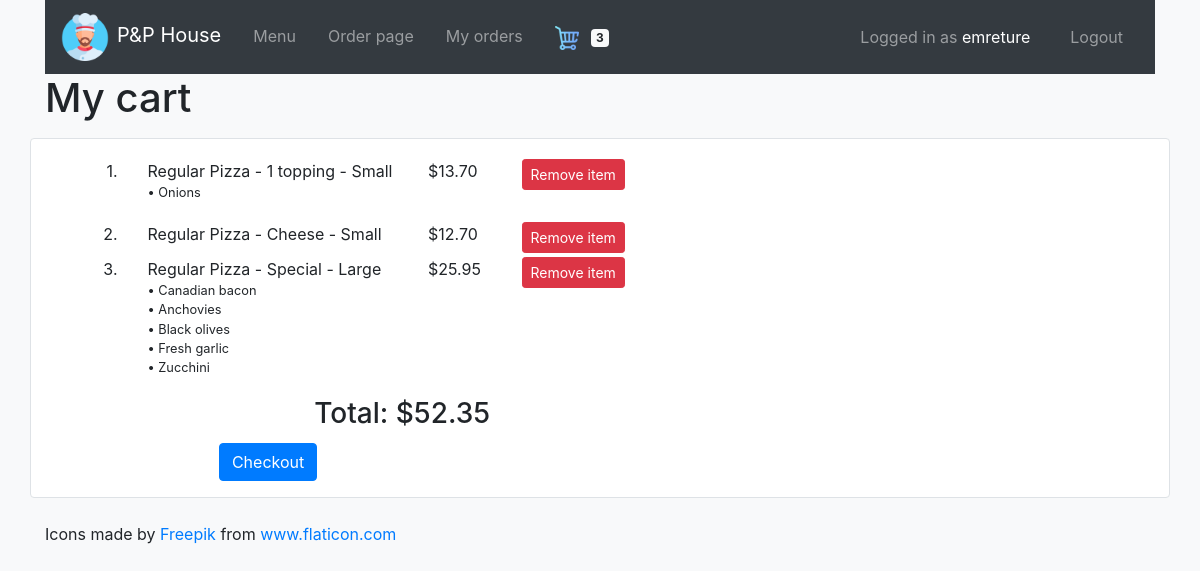
The app's page /cart/ (signed in), older data.
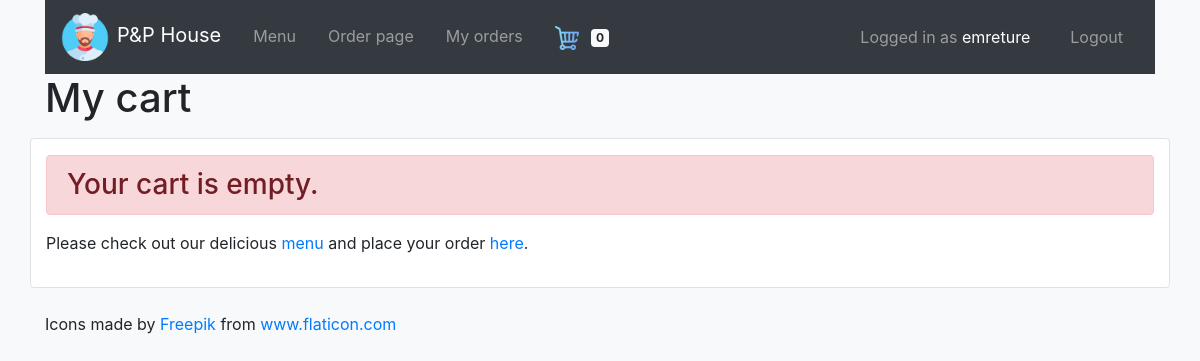
The same page, newer data.
### orders/models.py (models this page shows, shortened)
class Cart(models.Model):
    user = models.ForeignKey(User, on_delete=models.DO_NOTHING, related_name="user")
    menu_item = models.ForeignKey(MenuItem, on_delete=models.DO_NOTHING, related_name="menu_item")
    toppings = models.ManyToManyField(Topping, blank=True, related_name="toppings")
    sub_additions = models.ManyToManyField(SubAddition, blank=True, related_name="sub_additions")
    price = models.FloatField()

class MenuItem(models.Model):
    meal = models.ForeignKey(Meal, on_delete=models.DO_NOTHING, related_name="items")
    meal_size = models.ForeignKey(MealSize, on_delete=models.DO_NOTHING, related_name="sizes", blank=True, null=True)
    toppings_count = models.IntegerField(blank=True, null=True)
    price = models.FloatField()
    def __str__(self):
        if self.meal_size:
            return f"{self.meal} - {self.meal_size}"
        else:
            return f"{self.meal}"

class Meal(models.Model):
    name = models.CharField(max_length=64)
    meal_type = models.ForeignKey(MealType, on_delete=models.DO_NOTHING, related_name="types")
    def __str__(self):
        return f"{self.meal_type} - {self.name}"

class MealType(models.Model):
    name = models.CharField(max_length=64)
    has_sub_additions = models.BooleanField()
    has_toppings = models.BooleanField()
    def __str__(self):
        return f"{self.name}"

class MealSize(models.Model):
    name = models.CharField(max_length=16)
    def __str__(self):
        return f"{self.name}"

class Topping(models.Model):
    name = models.CharField(max_length=64)
    def __str__(self):
        return f"{self.name}"

### orders/views.py (the view, shortened to what this page needs)
# urls.py: path("cart/", views.cart, name="cart"),
@login_required(login_url="users:login")
def cart(request):
    form = request.POST
    context = {
        "cart_items_count": Cart.objects.filter(user=request.user).count(),
        "cart_items": Cart.objects.filter(user=request.user),
        "cart_cost": Cart.objects.filter(user=request.user).aggregate(Sum('price')),
        "remove_button": True
    }
    return render(request, "orders/cart.html", context)

### orders/templates/orders/cart.html (shortened to what this page needs)
{% extends "orders/base.html" %}
{% load static %}
{% block body %}
<div class="container">
  <h1>My cart</h1>
</div>
<div class="container bg-white py-3 my-3 border rounded">
  <form id="cart" method="post">
    {% include "orders/includes/cart-items.html" %}
    {% if cart_items %}
    <div class="row mt-1">
      <div class="col-sm-5 h3 text-right">
        Total: ${{ cart_cost.price__sum|floatformat:2 }}
      </div>
    </div>
    <div class="row mt-1">
      <div class="col-sm-5 text-center">
        <a href="{% url 'orders:checkout' %}" class="btn btn-primary">Checkout</a>
      </div>
    </div>
    {% endif %}
  </form>
</div>
{% endblock %}

### orders/templates/orders/includes/navbar.html (shortened to what this page needs)
{% load static %}
<div class="container">
  <nav class="navbar navbar-expand-lg bg-dark navbar-dark">
    <a class="navbar-brand" href="{% url 'orders:index' %}"><img src="{% static 'chef.png' %}" alt="Logo" style="width:48px;" class="mr-sm-2">P&P House</a>
    <div class="collapse navbar-collapse" id="navbarSupportedContent">
      <ul class="navbar-nav mr-auto">
        <li class="navbar-item px-2">
          <a class="nav-link" href="{% url 'orders:index' %}">Menu</a>
        </li>
        {% if request.user.is_authenticated %}
        <li class="navbar-item px-2">
          <a class="nav-link" href="{% url 'orders:order' %}">Order page</a>
        </li>
        <li class="navbar-item px-2">
          {% if request.user.is_superuser %}
          <a class="nav-link" href="{% url 'orders:orders' %}">View orders</a>
          {% else %}
          <a class="nav-link" href="{% url 'orders:orders' %}">My orders</a>
          {% endif %}
        </li>
        <li class="navbar-item px-2">
          <a class="nav-link" href="{% url 'orders:cart' %}">
            <img src="{% static 'shopping-cart4.png' %}" alt="Shopping cart" style="width:24px;" class="mr-sm-2">
            <span id="cart-items-count" class="badge badge-light">{{ cart_items_count|default:0 }}</span>
          </a>
        </li>
        {% endif %}
      </ul>
      <ul class="navbar-nav ml-auto">
        {% if request.user.is_authenticated %}
        <li class="navbar-text px-4">
          Logged in as <span class="text-white">{{ request.user.username }}</span>
        </li>
        <li class="navbar-item px-2">
          <a class="nav-link" href="{% url 'users:logout' %}">Logout</a>
        </li>
        {% endif %}
      </ul>
    </div>
  </nav>
</div>

### orders/templates/orders/includes/cart-items.html (shortened to what this page needs)
{% for item in cart_items %}
<div class="row px-2 pt-1">
  <div class="col-sm-1 text-right">
    {{ forloop.counter }}.
  </div>
  <div class="col-sm-3">
    {{ item.menu_item }}
    {% if item.toppings.all %}
    <ul class="list-unstyled small">
    {% for topping in item.toppings.all %}
      <li class="">
      &bull; {{ topping }}
      </li>
    {% endfor %}
    </ul>
    {% endif %}
  </div>
  <div class="col-sm-1">
    ${{ item.price|floatformat:2 }}
  </div>
  <div class="col-auto">
    {% if remove_button %}
    <button class="btn btn-danger btn-sm remove-button" type="button" data-cart_item_id="{{ item.id }}">Remove item</button>
    {% endif %}
  </div>
</div>
{% empty %}
<h3 class="alert alert-danger">Your cart is empty.</h3>
<p>Please check out our delicious <a href ="{% url 'orders:index' %}">menu</a> and place your order <a href="{% url 'orders:order' %}">here</a>.</p>
{% endfor %}

Row changes from the older to the newer data that the page shows:
removed Cart: menu_item "Regular Pizza - 1 topping - Small", price "13.70"
no longer on this page (row unchanged): Topping: name "Onions", shown under "Regular Pizza - 1 topping - Small"
removed Cart: menu_item "Regular Pizza - Cheese - Small", price "12.70"
removed Cart: menu_item "Regular Pizza - Special - Large", price "25.95"
no longer on this page (row unchanged): Topping: name "Canadian bacon", shown under "Regular Pizza - Special - Large"
no longer on this page (row unchanged): Topping: name "Anchovies", shown under "Regular Pizza - Special - Large"
no longer on this page (row unchanged): Topping: name "Black olives", shown under "Regular Pizza - Special - Large"
no longer on this page (row unchanged): Topping: name "Fresh garlic", shown under "Regular Pizza - Special - Large"
no longer on this page (row unchanged): Topping: name "Zucchini", shown under "Regular Pizza - Special - Large"
Text that changed along with them:
{{ cart_items_count|default:0 }}: "3" → "0"
{{ cart_cost.price__sum|floatformat:2 }}: "52.35" → (not shown)
text no longer shown: "Total: $ Checkout"
text now shown: "Your cart is empty. Please check out our delicious menu and place your order here ."
